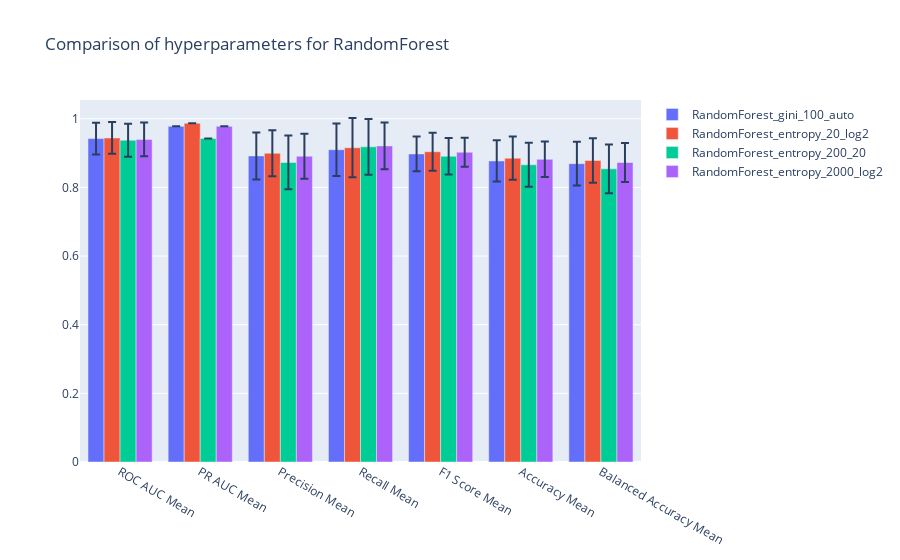

Notebook cell for this chart:
### Code cell
df_t = df.T
mean_columns = [_ for _ in df_t.index if "Mean" in _]
mean_values = df_t[df_t.index.isin(mean_columns)]
std_columns = [_ for _ in df_t.index if "Std" in _]
std_values = df_t[df_t.index.isin(std_columns)]

res = []
for col in df_t.columns:
    res.append(
        go.Bar(
            x=mean_columns,
            y=mean_values[col].values.tolist(),
            name=col,
            hoverinfo='name+y',
            error_y=dict(type='data', array=std_values[col].values.tolist()),
        )
    )

layout = go.Layout(barmode='group', title="Comparison of hyperparameters for RandomForest")
fig = go.Figure(data=res, layout=layout)
fig.show()

### Figure 1 — Plotly figure (JSON) as saved in the notebook; plotly's stock layout.template omitted (floating-point values rounded to 4 significant figures)
{"data": [{"error_y": {"array": [0.0461, 0, 0.06853, 0.07621, 0.05041, 0.06004, 0.06352], "type": "data"}, "hoverinfo": "name+y", "name": "RandomForest_gini_100_auto", "type": "bar", "x": ["ROC AUC Mean", "PR AUC Mean", "Precision Mean", "Recall Mean", "F1 Score Mean", "Accuracy Mean", "Balanced Accuracy Mean"], "y": [0.9423, 0.978, 0.8918, 0.9099, 0.8977, 0.8772, 0.8694]}, {"error_y": {"array": [0.04635, 0, 0.06675, 0.08633, 0.05511, 0.06274, 0.06475], "type": "data"}, "hoverinfo": "name+y", "name": "RandomForest_entropy_20_log2", "type": "bar", "x": ["ROC AUC Mean", "PR AUC Mean", "Precision Mean", "Recall Mean", "F1 Score Mean", "Accuracy Mean", "Balanced Accuracy Mean"], "y": [0.9442, 0.987, 0.8995, 0.9157, 0.904, 0.8854, 0.8785]}, {"error_y": {"array": [0.04822, 0, 0.07827, 0.08111, 0.05296, 0.06412, 0.07081], "type": "data"}, "hoverinfo": "name+y", "name": "RandomForest_entropy_200_20", "type": "bar", "x": ["ROC AUC Mean", "PR AUC Mean", "Precision Mean", "Recall Mean", "F1 Score Mean", "Accuracy Mean", "Balanced Accuracy Mean"], "y": [0.9375, 0.9428, 0.8729, 0.9183, 0.8908, 0.8662, 0.8543]}, {"error_y": {"array": [0.04942, 1.121e-16, 0.0657, 0.06802, 0.04234, 0.05159, 0.05678], "type": "data"}, "hoverinfo": "name+y", "name": "RandomForest_entropy_2000_log2", "type": "bar", "x": ["ROC AUC Mean", "PR AUC Mean", "Precision Mean", "Recall Mean", "F1 Score Mean", "Accuracy Mean", "Balanced Accuracy Mean"], "y": [0.9401, 0.978, 0.8909, 0.921, 0.9027, 0.8819, 0.8729]}], "layout": {"barmode": "group", "title": {"text": "Comparison of hyperparameters for RandomForest"}}}
